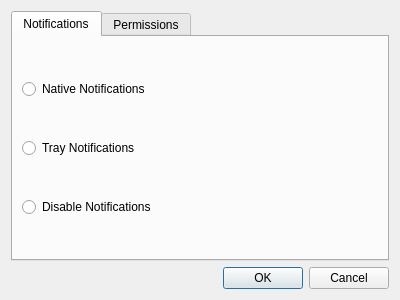
<?xml version="1.0" encoding="UTF-8"?>
<ui version="4.0">
 <class>PreferencesDialog</class>
 <widget class="QDialog" name="PreferencesDialog">
  <property name="geometry">
   <rect>
    <x>0</x>
    <y>0</y>
    <width>400</width>
    <height>300</height>
   </rect>
  </property>
  <property name="windowTitle">
   <string>Preferences</string>
  </property>
  <property name="modal">
   <bool>true</bool>
  </property>
  <layout class="QGridLayout" name="gridLayout">
   <item row="0" column="0">
    <widget class="QTabWidget" name="tabWidget">
     <property name="currentIndex">
      <number>0</number>
     </property>
     <widget class="QWidget" name="tab">
      <attribute name="title">
       <string>Notifications</string>
      </attribute>
      <layout class="QGridLayout" name="gridLayout_2">
       <item row="0" column="0">
        <widget class="QRadioButton" name="radioButton">
         <property name="text">
          <string>Native Notifications</string>
         </property>
         <attribute name="buttonGroup">
          <string notr="true">notificationButtonGroup</string>
         </attribute>
        </widget>
       </item>
       <item row="1" column="0">
        <widget class="QRadioButton" name="radioButton_2">
         <property name="text">
          <string>Tray Notifications</string>
         </property>
         <attribute name="buttonGroup">
          <string notr="true">notificationButtonGroup</string>
         </attribute>
        </widget>
       </item>
       <item row="2" column="0">
        <widget class="QRadioButton" name="radioButton_3">
         <property name="text">
          <string>Disable Notifications</string>
         </property>
         <attribute name="buttonGroup">
          <string notr="true">notificationButtonGroup</string>
         </attribute>
        </widget>
       </item>
      </layout>
     </widget>
     <widget class="QWidget" name="tab_2">
      <attribute name="title">
       <string>Permissions</string>
      </attribute>
      <layout class="QGridLayout" name="gridLayout_3">
       <item row="0" column="0">
        <widget class="QCheckBox" name="cameraCheckBox">
         <property name="text">
          <string>Camera</string>
         </property>
        </widget>
       </item>
       <item row="1" column="0">
        <widget class="QCheckBox" name="micCheckBox">
         <property name="text">
          <string>Microphone</string>
         </property>
        </widget>
       </item>
       <item row="2" column="0">
        <widget class="QCheckBox" name="locationCheckBox">
         <property name="text">
          <string>Location</string>
         </property>
        </widget>
       </item>
      </layout>
     </widget>
    </widget>
   </item>
   <item row="1" column="0">
    <widget class="QDialogButtonBox" name="buttonBox">
     <property name="orientation">
      <enum>Qt::Horizontal</enum>
     </property>
     <property name="standardButtons">
      <set>QDialogButtonBox::Cancel|QDialogButtonBox::Ok</set>
     </property>
    </widget>
   </item>
  </layout>
 </widget>
 <resources/>
 <connections>
  <connection>
   <sender>buttonBox</sender>
   <signal>accepted()</signal>
   <receiver>PreferencesDialog</receiver>
   <slot>accept()</slot>
   <hints>
    <hint type="sourcelabel">
     <x>248</x>
     <y>254</y>
    </hint>
    <hint type="destinationlabel">
     <x>157</x>
     <y>274</y>
    </hint>
   </hints>
  </connection>
  <connection>
   <sender>buttonBox</sender>
   <signal>rejected()</signal>
   <receiver>PreferencesDialog</receiver>
   <slot>reject()</slot>
   <hints>
    <hint type="sourcelabel">
     <x>316</x>
     <y>260</y>
    </hint>
    <hint type="destinationlabel">
     <x>286</x>
     <y>274</y>
    </hint>
   </hints>
  </connection>
 </connections>
 <buttongroups>
  <buttongroup name="notificationButtonGroup"/>
 </buttongroups>
</ui>
